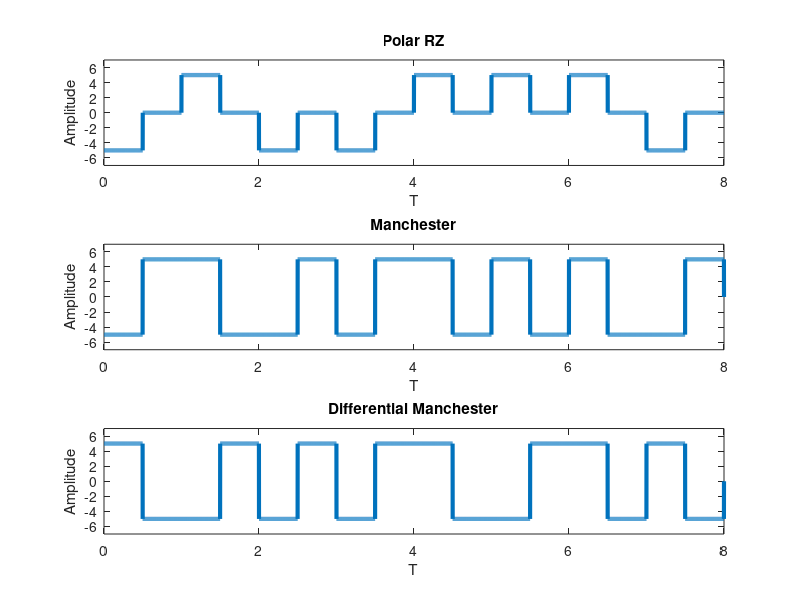

MATLAB code to generate this figure:
% Polar RZ

% modulation
% bits = input('prompt')
bits = [0 1 0 0 1 1 1 0];
voltage = 5;
bitrate = 1;
n = 1000; % sampling frequency
T = length(bits)/bitrate; % total time
N = n*length(bits);
dt = T/N; % time for each sample point
t = 0:dt:T;
x = zeros(1, length(t));

for i = 1:length(bits)
    if bits(i) == 1
      x((i-1)*n+1:(i-1)*n+n/2) = voltage;
    else
      x((i-1)*n+1:(i-1)*n+n/2) = -voltage;
    end
end

subplot(3, 1, 1);
plot(t, x, 'linewidth', 3);
ylim([-7, 7]);
xlabel('T');
ylabel('Amplitude');
title('Polar RZ');

% demodulation
index = 0;

for i = 1:length(t)
  if t(i) > index
    index = index + 1;
    if x(i) > 0
      result(index) = 1;
    else
      result(index) = 0;
    end
  end
end

disp('Polar RZ decoding');
disp(result)

% Biphase - Manchester

% modulation
% bits = input('prompt')
bits = [0 1 0 0 1 1 1 0];
voltage = 5;
bitrate = 1;
n = 1000; % sampling frequency
T = length(bits)/bitrate; % total time
N = n*length(bits);
dt = T/N; % time for each sample point
t = 0:dt:T;
x = zeros(1, length(t));

for i = 1:length(bits)
    if bits(i) == 1
      x((i-1)*n+1:(i-1)*n+n/2) = voltage;
      x((i-1)*n+n/2:i*n) = -voltage;
    else
      x((i-1)*n+1:(i-1)*n+n/2) = -voltage;
      x((i-1)*n+n/2:i*n) = voltage;
    end
end

subplot(3, 1, 2);
plot(t, x, 'linewidth', 3);
ylim([-7, 7]);
xlabel('T');
ylabel('Amplitude');
title('Manchester');

% demodulation
index = 0;

for i = 1:length(t)
  if t(i) > index
    index = index + 1;
    if x(i) > 0
      result(index) = 1;
    else
      result(index) = 0;
    end
  end
end

disp('Manchester decoding');
disp(result)

% Differential Manchester

% modulation
% bits = input('prompt')
bits = [0 1 0 0 1 1 1 0];
voltage = 5;
bitrate = 1;
n = 1000; % sampling frequency
T = length(bits)/bitrate; % total time
N = n*length(bits);
dt = T/N; % time for each sample point
t = 0:dt:T;
x = zeros(1, length(t));
lastbit = voltage;

for i = 1:length(bits)
    if bits(i) == 1
      x((i-1)*n+1:(i-1)*n+n/2) = -lastbit;
      x((i-1)*n+n/2:i*n) = lastbit;
      lastbit = -lastbit;
    else
      x((i-1)*n+1:(i-1)*n+n/2) = lastbit;
      x((i-1)*n+n/2:i*n) = -lastbit;
    end
end

subplot(3, 1, 3);
plot(t, x, 'linewidth', 3);
ylim([-7, 7]);
xlabel('T');
ylabel('Amplitude');
title('Differential Manchester');

% demodulation
index = 0;
lastbit = voltage;

for i = 1:length(t)
  if t(i) > index
    index = index + 1;
    if x(i) ~= lastbit;
      result(index) = 1;
      lastbit = -lastbit;
    else
      result(index) = 0;
    end
  end
end

disp('Differential Manchester decoding');
disp(result)